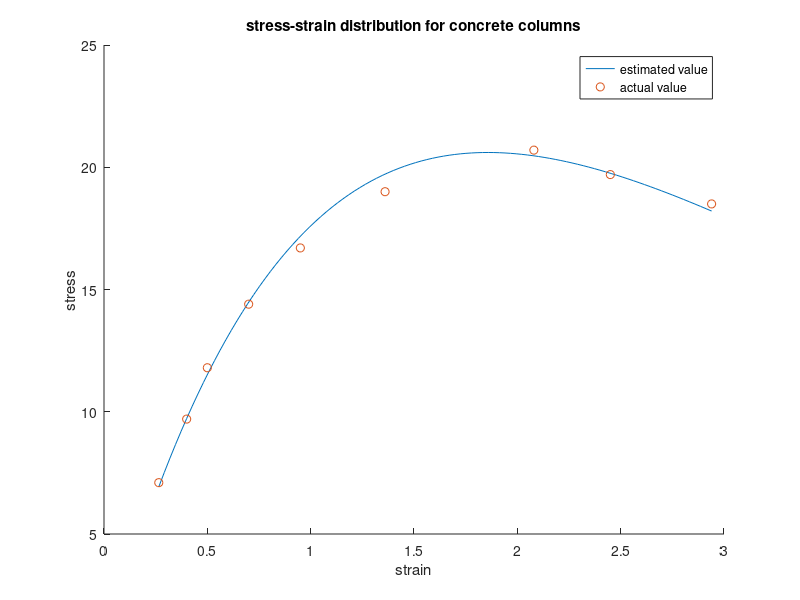

Write the MATLAB code that produced this figure.
stress = [7.1,9.7,11.8,14.4,16.7,19.0,20.7,19.7,18.5];
strain = [0.265,0.4,0.5,0.7,0.95,1.36,2.08,2.45,2.94];

a = 30.151;
b = 0.53834;

x = linspace(min(strain),max(strain));
y = a*x.*exp(-b*x);
hold on
plot(x,y,'DisplayName','estimated value')
plot(strain,stress,'o','DisplayName','actual value')
hold off
legend show
xlabel("strain")
ylabel("stress")
title("stress-strain distribution for concrete columns")